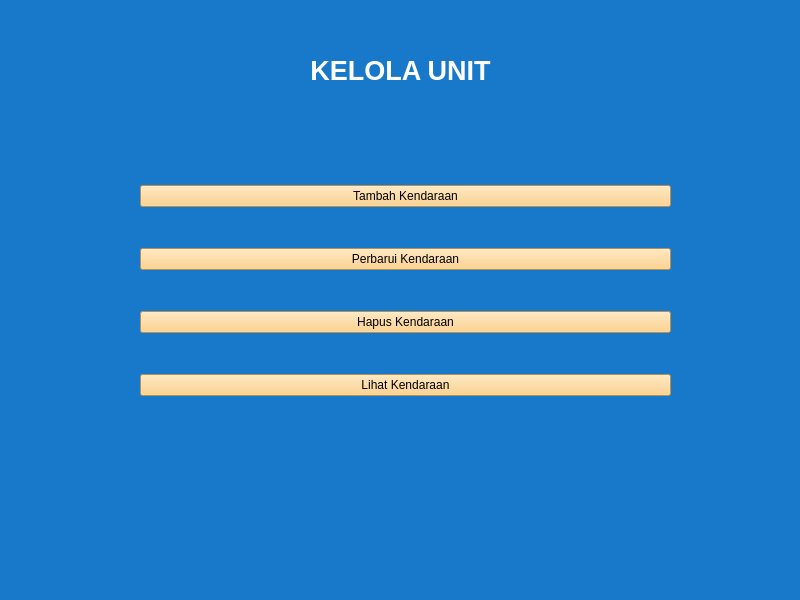
<?xml version="1.0" encoding="UTF-8"?>
<ui version="4.0">
 <class>MainWindow</class>
 <widget class="QMainWindow" name="MainWindow">
  <property name="geometry">
   <rect>
    <x>0</x>
    <y>0</y>
    <width>800</width>
    <height>600</height>
   </rect>
  </property>
  <property name="windowTitle">
   <string>MainWindow</string>
  </property>
  <property name="styleSheet">
   <string notr="true">background-color: rgb(24, 121, 202);</string>
  </property>
  <widget class="QWidget" name="centralwidget">
   <widget class="QWidget" name="gridLayoutWidget">
    <property name="geometry">
     <rect>
      <x>140</x>
      <y>150</y>
      <width>531</width>
      <height>281</height>
     </rect>
    </property>
    <layout class="QGridLayout" name="gridLayout">
     <item row="0" column="0">
      <widget class="QPushButton" name="pushButton_tambahkendaraan">
       <property name="styleSheet">
        <string notr="true">background-color: rgb(255, 202, 111);</string>
       </property>
       <property name="text">
        <string>Tambah Kendaraan</string>
       </property>
      </widget>
     </item>
     <item row="2" column="0">
      <widget class="QPushButton" name="pushButton_hapuskendaraan">
       <property name="styleSheet">
        <string notr="true">background-color: rgb(255, 202, 111);</string>
       </property>
       <property name="text">
        <string>Hapus Kendaraan</string>
       </property>
      </widget>
     </item>
     <item row="1" column="0">
      <widget class="QPushButton" name="pushButton_perbaruikendaraan">
       <property name="styleSheet">
        <string notr="true">background-color: rgb(255, 202, 111);</string>
       </property>
       <property name="text">
        <string>Perbarui Kendaraan</string>
       </property>
      </widget>
     </item>
     <item row="3" column="0">
      <widget class="QPushButton" name="pushButton_reset">
       <property name="styleSheet">
        <string notr="true">background-color: rgb(255, 202, 111);</string>
       </property>
       <property name="text">
        <string>Lihat Kendaraan</string>
       </property>
      </widget>
     </item>
    </layout>
   </widget>
   <widget class="QLabel" name="label">
    <property name="geometry">
     <rect>
      <x>190</x>
      <y>50</y>
      <width>421</width>
      <height>41</height>
     </rect>
    </property>
    <property name="font">
     <font>
      <pointsize>20</pointsize>
      <weight>75</weight>
      <bold>true</bold>
     </font>
    </property>
    <property name="styleSheet">
     <string notr="true">color: rgb(255, 255, 255);</string>
    </property>
    <property name="text">
     <string>KELOLA UNIT</string>
    </property>
    <property name="scaledContents">
     <bool>false</bool>
    </property>
    <property name="alignment">
     <set>Qt::AlignCenter</set>
    </property>
    <property name="wordWrap">
     <bool>false</bool>
    </property>
   </widget>
  </widget>
  <widget class="QMenuBar" name="menubar">
   <property name="geometry">
    <rect>
     <x>0</x>
     <y>0</y>
     <width>800</width>
     <height>26</height>
    </rect>
   </property>
  </widget>
  <widget class="QStatusBar" name="statusbar"/>
 </widget>
 <resources/>
 <connections/>
</ui>
